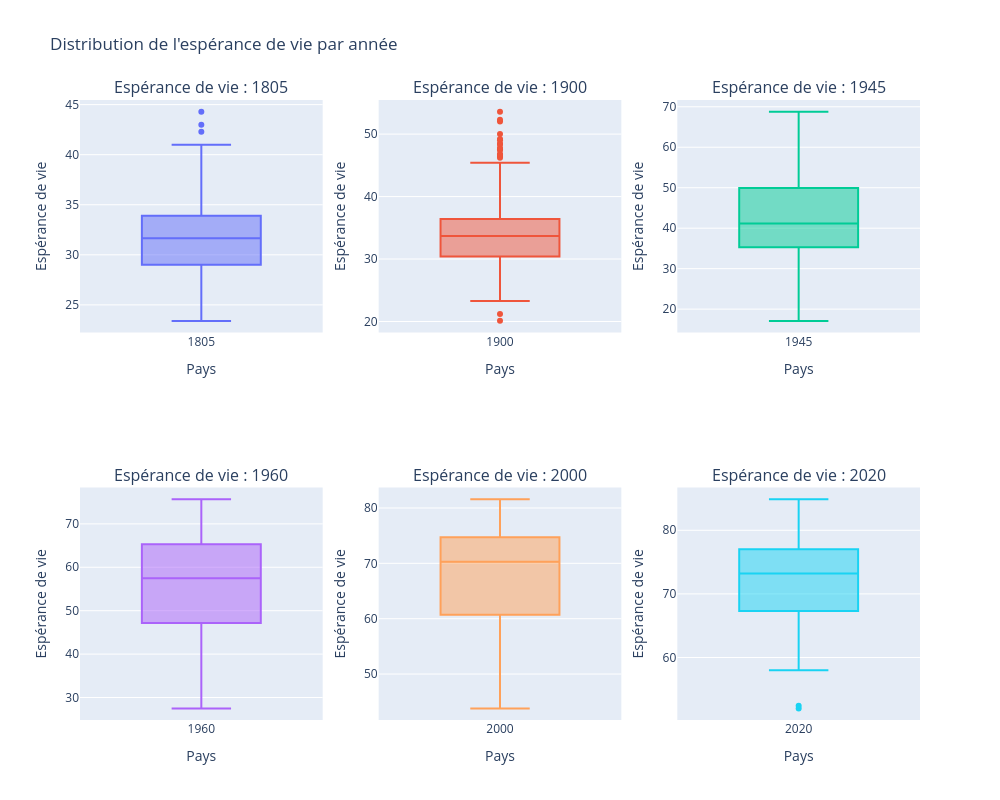

Source (notebook cell):
### Code cell
years = [1805, 1900, 1945, 1960, 2000, 2020]

fig = make_subplots(
    rows=2, cols=3,
    subplot_titles=[f"Espérance de vie : {y}" for y in years]
)

positions = [(1,1), (1,2), (1,3), (2,1), (2,2), (2,3)]

for year, (row, col) in zip(years, positions):
    fig.add_trace(
        go.Box(y=df_le[year], name=year),
        row=row, col=col
    )

fig.update_layout(
    height=800,
    width=1000,
    showlegend=False,
    title_text="Distribution de l'espérance de vie par année"
)

fig.update_yaxes(title_text="Espérance de vie")
fig.update_xaxes(title_text="Pays")

fig.show()

### Figure 1 — Plotly figure (JSON) as saved in the notebook; plotly's stock layout.template omitted (floating-point values rounded to 4 significant figures; data arrays with more than 128 entries replaced by an {"elided": "..."} marker saying what was removed)
{"data": [{"name": "1805", "type": "box", "xaxis": "x", "y": {"elided": "195 float values"}, "yaxis": "y"}, {"name": "1900", "type": "box", "xaxis": "x2", "y": {"elided": "195 float values"}, "yaxis": "y2"}, {"name": "1945", "type": "box", "xaxis": "x3", "y": {"elided": "195 float values"}, "yaxis": "y3"}, {"name": "1960", "type": "box", "xaxis": "x4", "y": {"elided": "195 float values"}, "yaxis": "y4"}, {"name": "2000", "type": "box", "xaxis": "x5", "y": {"elided": "195 float values"}, "yaxis": "y5"}, {"name": "2020", "type": "box", "xaxis": "x6", "y": {"elided": "195 float values"}, "yaxis": "y6"}], "layout": {"annotations": [{"font": {"size": 16}, "showarrow": false, "text": "Espérance de vie : 1805", "x": 0.1444, "xanchor": "center", "xref": "paper", "y": 1, "yanchor": "bottom", "yref": "paper"}, {"font": {"size": 16}, "showarrow": false, "text": "Espérance de vie : 1900", "x": 0.5, "xanchor": "center", "xref": "paper", "y": 1, "yanchor": "bottom", "yref": "paper"}, {"font": {"size": 16}, "showarrow": false, "text": "Espérance de vie : 1945", "x": 0.8556, "xanchor": "center", "xref": "paper", "y": 1, "yanchor": "bottom", "yref": "paper"}, {"font": {"size": 16}, "showarrow": false, "text": "Espérance de vie : 1960", "x": 0.1444, "xanchor": "center", "xref": "paper", "y": 0.375, "yanchor": "bottom", "yref": "paper"}, {"font": {"size": 16}, "showarrow": false, "text": "Espérance de vie : 2000", "x": 0.5, "xanchor": "center", "xref": "paper", "y": 0.375, "yanchor": "bottom", "yref": "paper"}, {"font": {"size": 16}, "showarrow": false, "text": "Espérance de vie : 2020", "x": 0.8556, "xanchor": "center", "xref": "paper", "y": 0.375, "yanchor": "bottom", "yref": "paper"}], "height": 800, "showlegend": false, "title": {"text": "Distribution de l'espérance de vie par année"}, "width": 1000, "xaxis": {"anchor": "y", "autorange": true, "domain": [0, 0.2889], "range": [-0.5, 0.5], "title": {"text": "Pays"}, "type": "category"}, "xaxis2": {"anchor": "y2", "autorange": true, "domain": [0.3556, 0.6444], "range": [-0.5, 0.5], "title": {"text": "Pays"}, "type": "category"}, "xaxis3": {"anchor": "y3", "autorange": true, "domain": [0.7111, 1], "range": [-0.5, 0.5], "title": {"text": "Pays"}, "type": "category"}, "xaxis4": {"anchor": "y4", "autorange": true, "domain": [0, 0.2889], "range": [-0.5, 0.5], "title": {"text": "Pays"}, "type": "category"}, "xaxis5": {"anchor": "y5", "autorange": true, "domain": [0.3556, 0.6444], "range": [-0.5, 0.5], "title": {"text": "Pays"}, "type": "category"}, "xaxis6": {"anchor": "y6", "autorange": true, "domain": [0.7111, 1], "range": [-0.5, 0.5], "title": {"text": "Pays"}, "type": "category"}, "yaxis": {"anchor": "x", "autorange": true, "domain": [0.625, 1], "range": [22.24, 45.46], "title": {"text": "Espérance de vie"}, "type": "linear"}, "yaxis2": {"anchor": "x2", "autorange": true, "domain": [0.625, 1], "range": [18.24, 55.46], "title": {"text": "Espérance de vie"}, "type": "linear"}, "yaxis3": {"anchor": "x3", "autorange": true, "domain": [0.625, 1], "range": [14.23, 71.67], "title": {"text": "Espérance de vie"}, "type": "linear"}, "yaxis4": {"anchor": "x4", "autorange": true, "domain": [0, 0.375], "range": [24.82, 78.38], "title": {"text": "Espérance de vie"}, "type": "linear"}, "yaxis5": {"anchor": "x5", "autorange": true, "domain": [0, 0.375], "range": [41.7, 83.7], "title": {"text": "Espérance de vie"}, "type": "linear"}, "yaxis6": {"anchor": "x6", "autorange": true, "domain": [0, 0.375], "range": [50.17, 86.73], "title": {"text": "Espérance de vie"}, "type": "linear"}}}
